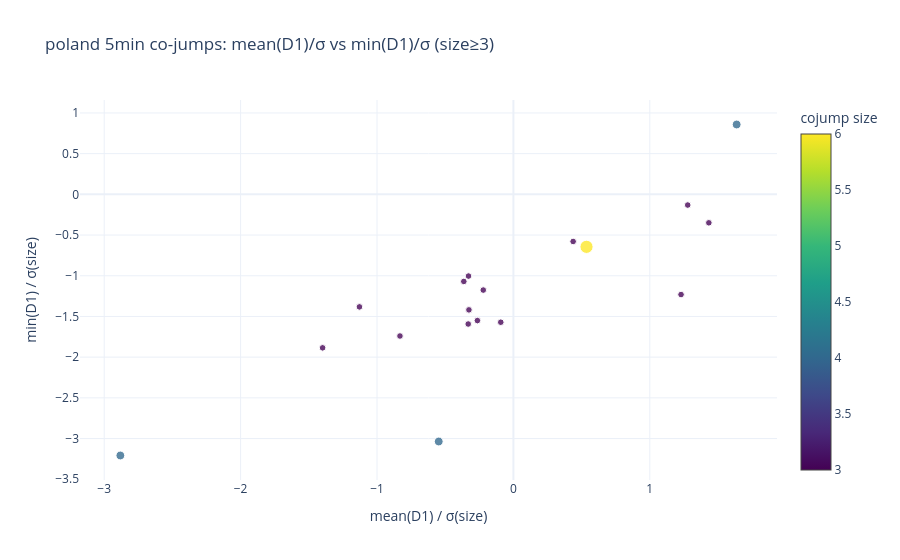
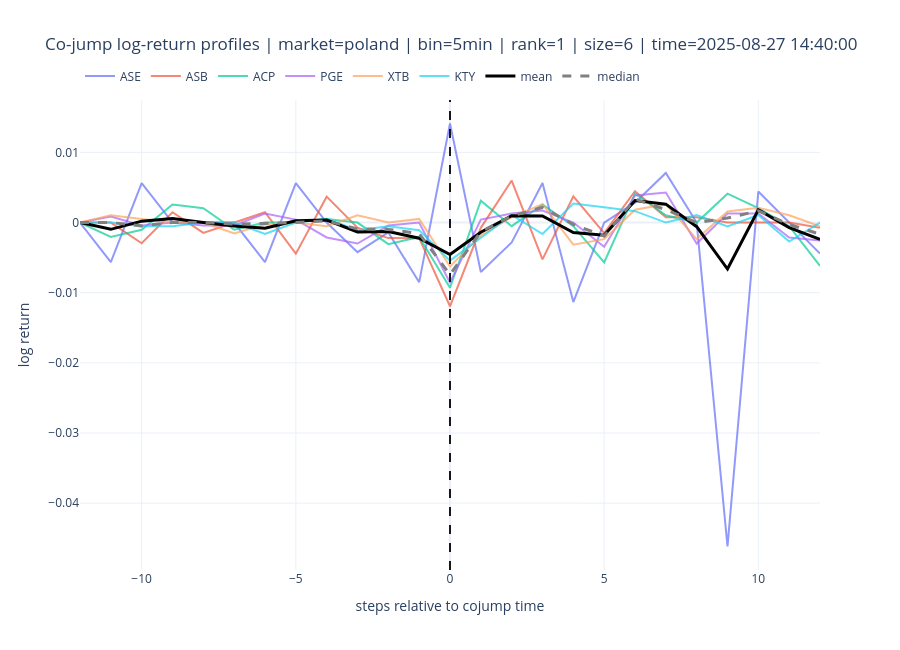
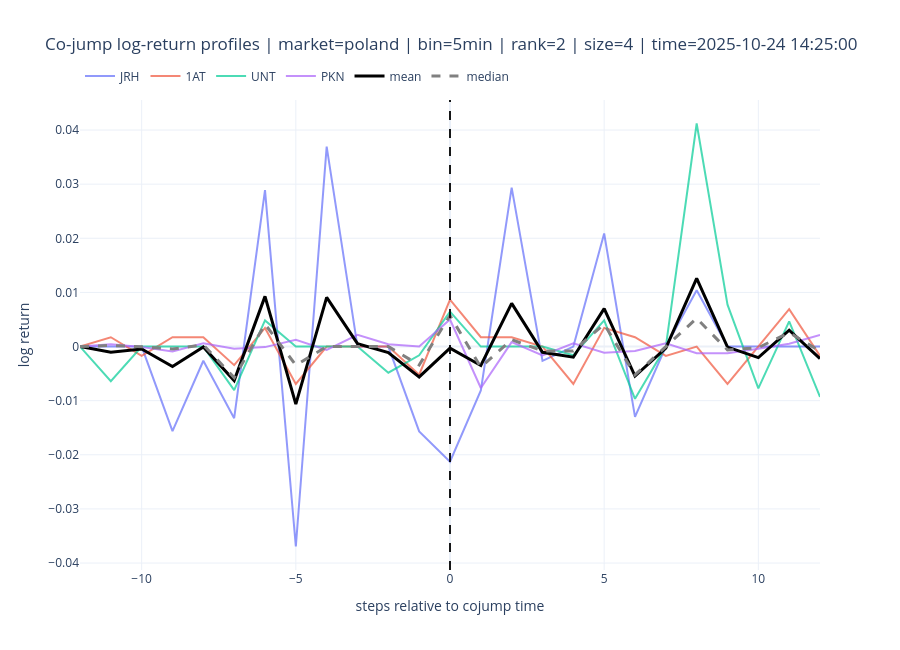
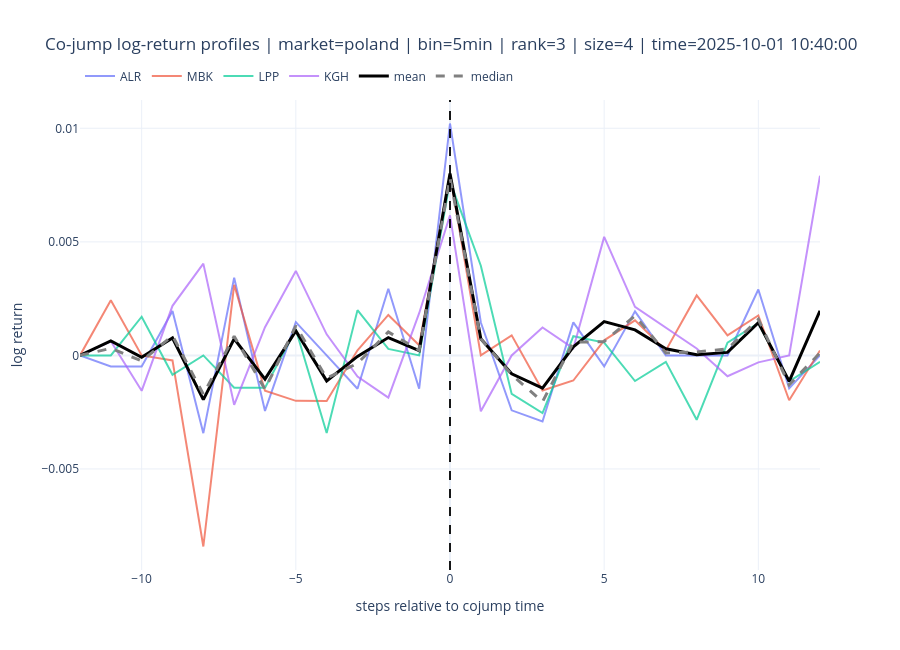

The notebook cell these images were saved under, in order:
### Markdown cell above
### Poland (5min)

### Code cell
cfg_pl = CojumpConfig(base_freq="5min", bins=("5min",), show_plots=True, show_only_profile_plots=True, max_tickers=200, max_windows_total=1500)  # we keep kpca feasible
dfs_pl_raw = load_market_top_by_length("poland", "5min", min_len=int(cfg_pl.min_len), max_tickers=int(cfg_pl.max_tickers))
dfs_pl = preprocess("5min", dfs_pl_raw, trim_minutes=int(cfg_pl.trim_intraday_minutes))
cojumps_pl = run_market_5min_cojump_scatter(market_label="poland", dfs_5min=dfs_pl, cfg=cfg_pl, out_tag="poland", min_size_for_scatter=3, scale_marker_by_size=True)

### Figure 1 — Plotly figure (JSON) as saved in the notebook; plotly's stock layout.template omitted (floating-point values rounded to 4 significant figures)
{"data": [{"hovertemplate": "size=%{text}<br>mean(D1)/σ=%{x:.3f}<br>min(D1)/σ=%{y:.3f}<extra></extra>", "marker": {"color": [3, 3, 3, 6, 3, 4, 3, 3, 3, 4, 3, 3, 4, 3, 3, 3, 3, 3], "colorbar": {"title": {"text": "cojump size"}}, "colorscale": [[0, "#440154"], [0.1111, "#482878"], [0.2222, "#3e4989"], [0.3333, "#31688e"], [0.4444, "#26828e"], [0.5556, "#1f9e89"], [0.6667, "#35b779"], [0.7778, "#6ece58"], [0.8889, "#b5de2b"], [1, "#fde725"]], "opacity": 0.78, "showscale": true, "size": [6.6, 6.6, 6.6, 13.2, 6.6, 8.8, 6.6, 6.6, 6.6, 8.8, 6.6, 6.6, 8.8, 6.6, 6.6, 6.6, 6.6, 6.6]}, "mode": "markers", "name": "cojumps", "text": [3.0, 3.0, 3.0, 6.0, 3.0, 4.0, 3.0, 3.0, 3.0, 4.0, 3.0, 3.0, 4.0, 3.0, 3.0, 3.0, 3.0, 3.0], "type": "scatter", "x": [-1.129, -0.3635, -0.3292, 0.536, -0.3314, -2.882, 0.438, -1.399, -0.2639, 1.637, 1.229, -0.326, -0.5474, -0.2209, 1.278, -0.09253, 1.433, -0.8317], "y": [-1.383, -1.07, -1.004, -0.6447, -1.593, -3.208, -0.579, -1.886, -1.551, 0.858, -1.231, -1.419, -3.036, -1.176, -0.1314, -1.571, -0.3498, -1.74]}], "layout": {"hovermode": "closest", "title": {"text": "poland 5min co-jumps: mean(D1)/σ vs min(D1)/σ (size≥3)"}, "xaxis": {"title": {"text": "mean(D1) / σ(size)"}}, "yaxis": {"title": {"text": "min(D1) / σ(size)"}}}}

### Figure 2 — Plotly figure (JSON) as saved in the notebook; plotly's stock layout.template omitted (floating-point values rounded to 4 significant figures)
{"data": [{"line": {"width": 2}, "mode": "lines", "name": "ASE", "opacity": 0.7, "type": "scatter", "x": [-12, -11, -10, -9, -8, -7, -6, -5, -4, -3, -2, -1, 0, 1, 2, 3, 4, 5, 6, 7, 8, 9, 10, 11, 12], "y": [0.0, -0.005626, 0.005626, 0.0, 0.0, 0.0, -0.005626, 0.005626, 0.0, -0.004216, -0.001409, -0.008499, 0.01412, -0.007037, -0.002829, 0.00565, -0.01133, 0.0, 0.002845, 0.007077, 0.0, -0.04618, 0.004422, 0.0, -0.004422]}, {"line": {"width": 2}, "mode": "lines", "name": "ASB", "opacity": 0.7, "type": "scatter", "x": [-12, -11, -10, -9, -8, -7, -6, -5, -4, -3, -2, -1, 0, 1, 2, 3, 4, 5, 6, 7, 8, 9, 10, 11, 12], "y": [0.0, 0.0, -0.002947, 0.001475, -0.001475, 0.0, 0.001475, -0.004431, 0.003694, -0.0007377, -0.002216, -0.002221, -0.01193, -0.0007504, 0.005991, -0.005241, 0.003747, -0.001496, 0.004481, 0.0007448, 0.0007443, 0.0, 0.0, 0.0, -0.0007443]}, {"line": {"width": 2}, "mode": "lines", "name": "ACP", "opacity": 0.7, "type": "scatter", "x": [-12, -11, -10, -9, -8, -7, -6, -5, -4, -3, -2, -1, 0, 1, 2, 3, 4, 5, 6, 7, 8, 9, 10, 11, 12], "y": [0.0, -0.002048, -0.001026, 0.002562, 0.002045, -0.001022, 0.0, 0.0, 0.0005111, 0.0, -0.003071, -0.002052, -0.009288, 0.003106, -0.0005169, 0.002582, -0.0005159, -0.005692, 0.004143, 0.001033, 0.0, 0.004122, 0.002054, -0.0005132, -0.006179]}, {"line": {"width": 2}, "mode": "lines", "name": "PGE", "opacity": 0.7, "type": "scatter", "x": [-12, -11, -10, -9, -8, -7, -6, -5, -4, -3, -2, -1, 0, 1, 2, 3, 4, 5, 6, 7, 8, 9, 10, 11, 12], "y": [0.0, 0.0008503, -0.0004251, 0.0, -0.0004253, -0.0004254, 0.001276, 0.0004249, -0.002126, -0.002984, -0.0004271, 0.0, -0.00858, 0.0004308, 0.001291, 0.001719, 0.0, -0.003441, 0.00387, 0.004283, -0.002996, 0.001285, 0.001283, -0.00214, -0.002574]}, {"line": {"width": 2}, "mode": "lines", "name": "XTB", "opacity": 0.7, "type": "scatter", "x": [-12, -11, -10, -9, -8, -7, -6, -5, -4, -3, -2, -1, 0, 1, 2, 3, 4, 5, 6, 7, 8, 9, 10, 11, 12], "y": [0.0, 0.001041, 0.0005203, 0.0, 0.0, -0.001562, -0.0002605, 0.0, -0.0005212, 0.001042, 0.0, 0.0005207, -0.006266, -0.001835, 0.0007869, 0.002618, -0.003143, -0.002364, 0.001839, 0.002621, -0.002359, 0.001573, 0.002094, 0.001045, -0.0005225]}, {"line": {"width": 2}, "mode": "lines", "name": "KTY", "opacity": 0.7, "type": "scatter", "x": [-12, -11, -10, -9, -8, -7, -6, -5, -4, -3, -2, -1, 0, 1, 2, 3, 4, 5, 6, 7, 8, 9, 10, 11, 12], "y": [0.0, 0.0, -0.0005392, -0.0005395, 0.0, 0.0, -0.00162, 0.0, 0.0005404, -0.001081, -0.000541, -0.001083, -0.005432, -0.002181, 0.001091, -0.001637, 0.002727, 0.002176, 0.001629, 0.0, 0.001085, -0.0005422, 0.001084, -0.002712, 0.0]}, {"line": {"color": "black", "width": 3}, "mode": "lines", "name": "mean", "type": "scatter", "x": [-12, -11, -10, -9, -8, -7, -6, -5, -4, -3, -2, -1, 0, 1, 2, 3, 4, 5, 6, 7, 8, 9, 10, 11, 12], "y": [0.0, -0.0009637, 0.0002015, 0.0005829, 2.415e-05, -0.0005015, -0.0007927, 0.00027, 0.0003496, -0.00133, -0.001277, -0.002222, -0.004563, -0.001378, 0.0009691, 0.0009485, -0.001419, -0.001803, 0.003134, 0.002626, -0.0005876, -0.006624, 0.001823, -0.00072, -0.002407]}, {"line": {"color": "gray", "dash": "dash", "width": 3}, "mode": "lines", "name": "median", "type": "scatter", "x": [-12, -11, -10, -9, -8, -7, -6, -5, -4, -3, -2, -1, 0, 1, 2, 3, 4, 5, 6, 7, 8, 9, 10, 11, 12], "y": [0.0, 0.0, -0.0004822, 0.0, 0.0, -0.0002127, -0.0001303, 0.0, 0.0002556, -0.0009094, -0.0009752, -0.001568, -0.007423, -0.001293, 0.000939, 0.00215, -0.0002579, -0.00193, 0.003358, 0.001827, 0.0, 0.0006425, 0.001669, -0.0002566, -0.001659]}], "layout": {"height": 650, "hovermode": "x unified", "legend": {"orientation": "h", "x": 0, "xanchor": "left", "y": 1.02, "yanchor": "bottom"}, "shapes": [{"line": {"color": "black", "dash": "dash", "width": 2}, "opacity": 0.9, "type": "line", "x0": 0, "x1": 0, "xref": "x", "y0": 0, "y1": 1, "yref": "y domain"}], "title": {"text": "Co-jump log-return profiles | market=poland | bin=5min | rank=1 | size=6 | time=2025-08-27 14:40:00"}, "xaxis": {"title": {"text": "steps relative to cojump time"}}, "yaxis": {"title": {"text": "log return"}}}}

### Figure 3 — Plotly figure (JSON) as saved in the notebook; plotly's stock layout.template omitted (floating-point values rounded to 4 significant figures)
{"data": [{"line": {"width": 2}, "mode": "lines", "name": "JRH", "opacity": 0.7, "type": "scatter", "x": [-12, -11, -10, -9, -8, -7, -6, -5, -4, -3, -2, -1, 0, 1, 2, 3, 4, 5, 6, 7, 8, 9, 10, 11, 12], "y": [0.0, 0.0, 0.0, -0.01563, -0.002628, -0.01325, 0.02891, -0.03694, 0.03694, 0.0, 0.0, -0.01567, -0.02128, -0.008097, 0.02937, -0.002635, 0.0, 0.02089, -0.013, 0.0, 0.01042, 0.0, 0.0, 0.0, 0.0]}, {"line": {"width": 2}, "mode": "lines", "name": "1AT", "opacity": 0.7, "type": "scatter", "x": [-12, -11, -10, -9, -8, -7, -6, -5, -4, -3, -2, -1, 0, 1, 2, 3, 4, 5, 6, 7, 8, 9, 10, 11, 12], "y": [0.0, 0.001723, -0.001723, 0.001723, 0.00172, -0.003442, 0.003442, -0.006897, 0.0, 0.0, 0.0, -0.005204, 0.008658, 0.001723, 0.00172, 0.0, -0.006897, 0.003454, 0.001723, -0.001723, 0.0, -0.00692, 0.0, 0.00692, -0.001726]}, {"line": {"width": 2}, "mode": "lines", "name": "UNT", "opacity": 0.7, "type": "scatter", "x": [-12, -11, -10, -9, -8, -7, -6, -5, -4, -3, -2, -1, 0, 1, 2, 3, 4, 5, 6, 7, 8, 9, 10, 11, 12], "y": [0.0, -0.00639, 0.0, 0.0, 0.0, -0.008045, 0.004835, 0.0, 0.0, 0.0, -0.004835, -0.001617, 0.006452, 0.0, 0.0, 0.0, -0.001609, 0.004819, -0.009662, 0.0, 0.04121, 0.007734, -0.007734, 0.004648, -0.009317]}, {"line": {"width": 2}, "mode": "lines", "name": "PKN", "opacity": 0.7, "type": "scatter", "x": [-12, -11, -10, -9, -8, -7, -6, -5, -4, -3, -2, -1, 0, 1, 2, 3, 4, 5, 6, 7, 8, 9, 10, 11, 12], "y": [0.0, 0.00041, -0.0001025, -0.0009229, 0.0006154, -0.0004102, -0.0001026, 0.00123, -0.0006149, 0.002151, 0.0004091, 0.0, 0.004998, -0.007661, 0.0008199, -0.001641, 0.0006155, -0.001129, -0.0008217, 0.0006163, -0.001233, -0.001235, -0.0004119, 0.0005148, 0.002159]}, {"line": {"color": "black", "width": 3}, "mode": "lines", "name": "mean", "type": "scatter", "x": [-12, -11, -10, -9, -8, -7, -6, -5, -4, -3, -2, -1, 0, 1, 2, 3, 4, 5, 6, 7, 8, 9, 10, 11, 12], "y": [0.0, -0.001064, -0.0004563, -0.003706, -7.326e-05, -0.006286, 0.009271, -0.01065, 0.009082, 0.0005377, -0.001106, -0.005622, -0.0002924, -0.003509, 0.007979, -0.001069, -0.001973, 0.007008, -0.005441, -0.0002766, 0.0126, -0.0001053, -0.002036, 0.003021, -0.002221]}, {"line": {"color": "gray", "dash": "dash", "width": 3}, "mode": "lines", "name": "median", "type": "scatter", "x": [-12, -11, -10, -9, -8, -7, -6, -5, -4, -3, -2, -1, 0, 1, 2, 3, 4, 5, 6, 7, 8, 9, 10, 11, 12], "y": [0.0, 0.000205, -5.125e-05, -0.0004615, 0.0003077, -0.005744, 0.004139, -0.003448, 0.0, 0.0, 0.0, -0.00341, 0.005725, -0.00383, 0.00127, -0.0008203, -0.0008045, 0.004137, -0.005242, 0.0, 0.005208, -0.0006173, -0.0002059, 0.002581, -0.0008628]}], "layout": {"height": 650, "hovermode": "x unified", "legend": {"orientation": "h", "x": 0, "xanchor": "left", "y": 1.02, "yanchor": "bottom"}, "shapes": [{"line": {"color": "black", "dash": "dash", "width": 2}, "opacity": 0.9, "type": "line", "x0": 0, "x1": 0, "xref": "x", "y0": 0, "y1": 1, "yref": "y domain"}], "title": {"text": "Co-jump log-return profiles | market=poland | bin=5min | rank=2 | size=4 | time=2025-10-24 14:25:00"}, "xaxis": {"title": {"text": "steps relative to cojump time"}}, "yaxis": {"title": {"text": "log return"}}}}

### Figure 4 — Plotly figure (JSON) as saved in the notebook; plotly's stock layout.template omitted (floating-point values rounded to 4 significant figures)
{"data": [{"line": {"width": 2}, "mode": "lines", "name": "ALR", "opacity": 0.7, "type": "scatter", "x": [-12, -11, -10, -9, -8, -7, -6, -5, -4, -3, -2, -1, 0, 1, 2, 3, 4, 5, 6, 7, 8, 9, 10, 11, 12], "y": [0.0, -0.0004889, -0.0004891, 0.001955, -0.003424, 0.003424, -0.002444, 0.001467, 0.0, -0.001467, 0.002933, -0.001465, 0.01021, 0.00145, -0.002418, -0.00291, 0.001456, -0.0004851, 0.001939, 0.0, 0.0, 0.0, 0.002901, -0.00145, 0.0]}, {"line": {"width": 2}, "mode": "lines", "name": "MBK", "opacity": 0.7, "type": "scatter", "x": [-12, -11, -10, -9, -8, -7, -6, -5, -4, -3, -2, -1, 0, 1, 2, 3, 4, 5, 6, 7, 8, 9, 10, 11, 12], "y": [0.0, 0.002428, 0.0, -0.0002205, -0.008415, 0.003108, -0.001553, -0.002, -0.002004, 0.0002229, 0.001781, 0.0004448, 0.007973, 0.0, 0.000882, -0.001544, -0.001104, 0.0006628, 0.001545, 0.0002205, 0.002642, 0.0008791, 0.001756, -0.001976, 0.0002197]}, {"line": {"width": 2}, "mode": "lines", "name": "LPP", "opacity": 0.7, "type": "scatter", "x": [-12, -11, -10, -9, -8, -7, -6, -5, -4, -3, -2, -1, 0, 1, 2, 3, 4, 5, 6, 7, 8, 9, 10, 11, 12], "y": [0.0, 0.0, 0.001702, -0.0008507, 0.0, -0.001425, -0.001422, 0.001137, -0.003416, 0.001994, 0.0002846, 0.0, 0.007664, 0.003951, -0.001695, -0.002539, 0.0008469, 0.0005642, -0.001129, -0.0002824, -0.002834, 0.0005663, 0.00142, -0.001137, -0.000283]}, {"line": {"width": 2}, "mode": "lines", "name": "KGH", "opacity": 0.7, "type": "scatter", "x": [-12, -11, -10, -9, -8, -7, -6, -5, -4, -3, -2, -1, 0, 1, 2, 3, 4, 5, 6, 7, 8, 9, 10, 11, 12], "y": [0.0, 0.0006236, -0.00156, 0.002183, 0.004042, -0.002174, 0.001243, 0.00372, 0.0009278, -0.0009278, -0.001858, 0.001858, 0.006169, -0.002463, 0.0, 0.001232, 0.0003078, 0.005219, 0.002141, 0.001221, 0.0003051, -0.0009156, -0.0003054, 0.0, 0.00791]}, {"line": {"color": "black", "width": 3}, "mode": "lines", "name": "mean", "type": "scatter", "x": [-12, -11, -10, -9, -8, -7, -6, -5, -4, -3, -2, -1, 0, 1, 2, 3, 4, 5, 6, 7, 8, 9, 10, 11, 12], "y": [0.0, 0.0006407, -8.668e-05, 0.0007667, -0.001949, 0.0007332, -0.001044, 0.001081, -0.001123, -4.453e-05, 0.0007851, 0.0002094, 0.008005, 0.0007345, -0.0008077, -0.00144, 0.0003766, 0.00149, 0.001124, 0.0002899, 2.829e-05, 0.0001324, 0.001443, -0.001141, 0.001962]}, {"line": {"color": "gray", "dash": "dash", "width": 3}, "mode": "lines", "name": "median", "type": "scatter", "x": [-12, -11, -10, -9, -8, -7, -6, -5, -4, -3, -2, -1, 0, 1, 2, 3, 4, 5, 6, 7, 8, 9, 10, 11, 12], "y": [0.0, 0.0003118, -0.0002446, 0.0008673, -0.001712, 0.0008415, -0.001487, 0.001302, -0.001002, -0.0003524, 0.001033, 0.0002224, 0.007819, 0.0007252, -0.0008473, -0.002041, 0.0005774, 0.0006135, 0.001742, 0.0001102, 0.0001526, 0.0002831, 0.001588, -0.001293, 0.0001099]}], "layout": {"height": 650, "hovermode": "x unified", "legend": {"orientation": "h", "x": 0, "xanchor": "left", "y": 1.02, "yanchor": "bottom"}, "shapes": [{"line": {"color": "black", "dash": "dash", "width": 2}, "opacity": 0.9, "type": "line", "x0": 0, "x1": 0, "xref": "x", "y0": 0, "y1": 1, "yref": "y domain"}], "title": {"text": "Co-jump log-return profiles | market=poland | bin=5min | rank=3 | size=4 | time=2025-10-01 10:40:00"}, "xaxis": {"title": {"text": "steps relative to cojump time"}}, "yaxis": {"title": {"text": "log return"}}}}
